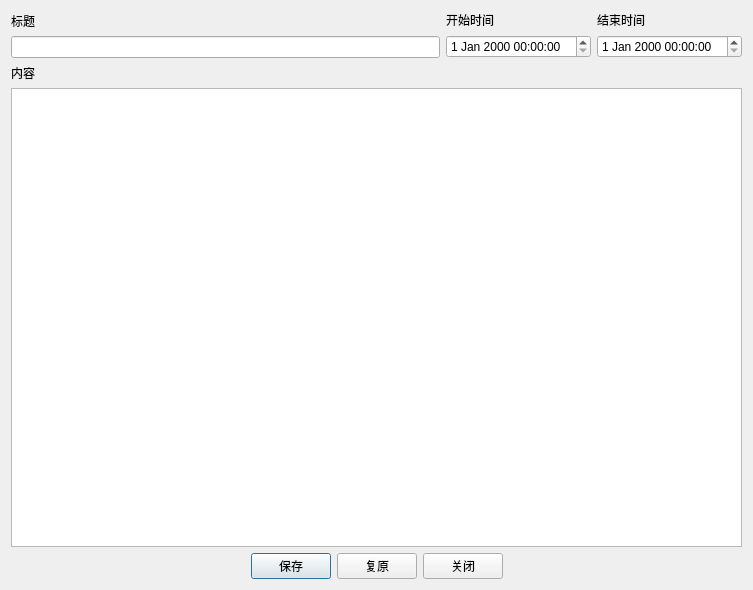
<?xml version="1.0" encoding="UTF-8"?>
<ui version="4.0">
 <class>LoginNoticeDialog</class>
 <widget class="QDialog" name="LoginNoticeDialog">
  <property name="geometry">
   <rect>
    <x>0</x>
    <y>0</y>
    <width>753</width>
    <height>590</height>
   </rect>
  </property>
  <property name="windowTitle">
   <string>登录公告</string>
  </property>
  <layout class="QHBoxLayout" name="horizontalLayout_4" stretch="2">
   <item>
    <layout class="QVBoxLayout" name="verticalLayout" stretch="0,0,0,0">
     <item>
      <layout class="QHBoxLayout" name="horizontalLayout">
       <item>
        <layout class="QVBoxLayout" name="verticalLayout_5">
         <item>
          <widget class="QLabel" name="label">
           <property name="text">
            <string>标题</string>
           </property>
          </widget>
         </item>
         <item>
          <widget class="QLineEdit" name="lineEditTitle"/>
         </item>
        </layout>
       </item>
       <item>
        <layout class="QVBoxLayout" name="verticalLayout_3">
         <item>
          <widget class="QLabel" name="label_3">
           <property name="text">
            <string>开始时间</string>
           </property>
          </widget>
         </item>
         <item>
          <widget class="QDateTimeEdit" name="dateTimeEditBegin"/>
         </item>
        </layout>
       </item>
       <item>
        <layout class="QVBoxLayout" name="verticalLayout_4">
         <item>
          <widget class="QLabel" name="label_4">
           <property name="text">
            <string>结束时间</string>
           </property>
          </widget>
         </item>
         <item>
          <widget class="QDateTimeEdit" name="dateTimeEditEnd"/>
         </item>
        </layout>
       </item>
      </layout>
     </item>
     <item>
      <widget class="QLabel" name="label_2">
       <property name="text">
        <string>内容</string>
       </property>
      </widget>
     </item>
     <item>
      <widget class="QTextEdit" name="textEditText"/>
     </item>
     <item>
      <layout class="QHBoxLayout" name="horizontalLayout_2">
       <item>
        <spacer name="horizontalSpacer">
         <property name="orientation">
          <enum>Qt::Horizontal</enum>
         </property>
         <property name="sizeHint" stdset="0">
          <size>
           <width>40</width>
           <height>20</height>
          </size>
         </property>
        </spacer>
       </item>
       <item>
        <widget class="QPushButton" name="btnSave">
         <property name="text">
          <string>保存</string>
         </property>
        </widget>
       </item>
       <item>
        <widget class="QPushButton" name="btnRestore">
         <property name="text">
          <string>复原</string>
         </property>
        </widget>
       </item>
       <item>
        <widget class="QPushButton" name="pushButton">
         <property name="text">
          <string>关闭</string>
         </property>
        </widget>
       </item>
       <item>
        <spacer name="horizontalSpacer_2">
         <property name="orientation">
          <enum>Qt::Horizontal</enum>
         </property>
         <property name="sizeHint" stdset="0">
          <size>
           <width>40</width>
           <height>20</height>
          </size>
         </property>
        </spacer>
       </item>
      </layout>
     </item>
    </layout>
   </item>
  </layout>
 </widget>
 <resources/>
 <connections>
  <connection>
   <sender>pushButton</sender>
   <signal>clicked()</signal>
   <receiver>LoginNoticeDialog</receiver>
   <slot>reject()</slot>
   <hints>
    <hint type="sourcelabel">
     <x>457</x>
     <y>567</y>
    </hint>
    <hint type="destinationlabel">
     <x>376</x>
     <y>294</y>
    </hint>
   </hints>
  </connection>
 </connections>
</ui>
